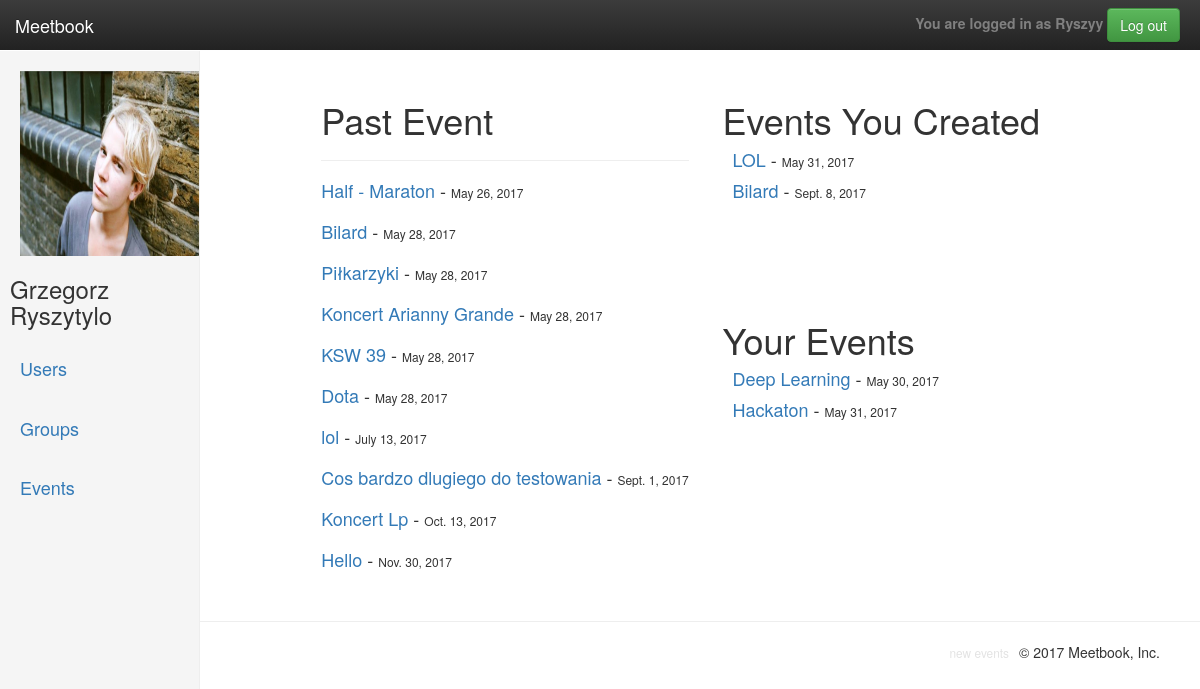
/past_events (signed in), run on an earlier commit of the app's database.
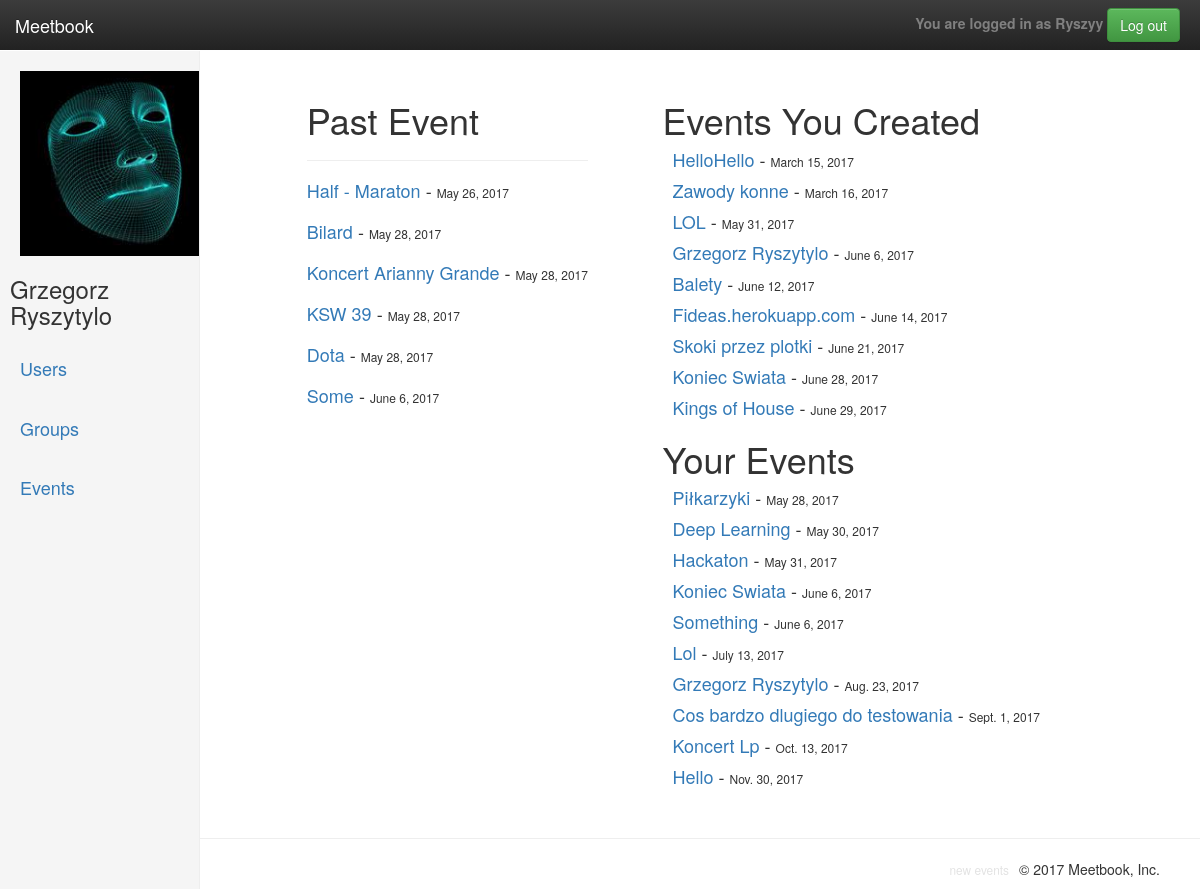
And on a later commit of the database.
### profiles/models.py (models this page shows, shortened)
class UserProfile(models.Model):
    user_auth = models.OneToOneField(User, primary_key=True, on_delete=models.CASCADE)
    location = models.ForeignKey(Location, null=True, blank=True, on_delete=models.CASCADE)
    slug = models.SlugField(blank=True)
    picture = models.ImageField(upload_to=upload_location, null=True, blank=True)
    friends = models.ManyToManyField('self',
                                     blank=True)
    pending = models.ManyToManyField('self',
                                     blank=True,
                                     through="Invite",
                                     through_fields=('r_to', 'r_from'),
                                     symmetrical=False)
    bio = models.TextField(blank=True, null=True)
    time = models.ManyToManyField("profiles.FreeTime",
                                  blank=True)

class Event(models.Model):
    name = models.CharField(max_length=120)
    location = models.ForeignKey(Location)
    date = models.DateTimeField(auto_now=False, auto_now_add=False, blank=True, null=True)
    intrest = models.ForeignKey(Intrest)
    members = models.ManyToManyField(UserProfile, blank=True)
    slug = models.SlugField(blank=True)
    creator = models.ForeignKey(UserProfile, related_name="creator", blank=True, null=True)
    group = models.ForeignKey(GroupProfile, blank=True, null=True)
    cost = models.IntegerField(blank=True, null=True)
    def __str__(self):
        return self.name

### profiles/views/cbv/event_crud.py (the view)
# urls.py: url(r'^past_events$', PastEventsList.as_view(), name="past_events"),
class PastEventsList(ListView):
    model = Event
    template_name = 'past_events.html'
    context_object_name = 'events_list'
    def get_context_data(self, **kwargs):
        context = super(PastEventsList, self).get_context_data(**kwargs)
        profile = UserProfile.objects.get(user_auth=self.request.user)
        events = Event.objects.filter(date__lte=datetime.date.fromordinal(datetime.date.today().toordinal() - 3)).exclude(members=profile).exclude(creator=profile).order_by('date')
        created_events = Event.objects.filter(Q(creator=profile) , Q(date__lte=datetime.date.fromordinal(datetime.date.today().toordinal() - 3))).order_by('date')
        member_of_event = Event.objects.filter(Q(members=profile) , Q(date__lte=datetime.date.fromordinal(datetime.date.today().toordinal() - 3))).exclude(creator=profile).order_by('date')
        context['events_list'] = events
        context['member_of_event'] = member_of_event
        context['profile'] = profile
        context['created_events'] = created_events
        return context

### templates/past_events.html
{% extends "basebase.html" %}
{% load crispy_forms_tags %}
{% load humanize %}
{% block sidepicture %}
	{% if user.is_authenticated %}
		{% if profile.picture %}
			<a href="{% url 'user_detail' profile.slug %}"><img src="{{ profile.picture.url }}" width="185" height="185"></a>
		{% else %}
			<a href="{% url 'user_detail' profile.slug %}"><img src="\media\default\defaultuser.png" width="185" height="185"></a>
		{% endif %}
	{% endif %}
{% endblock %}
{% block content %}
	<div class="col-md-12 col-md-offset-2">
		<h1>Past Event</h1>
		<hr>
		<ul style="padding-left: 0px;list-style-type: none; float: left">
			{% for event in events_list %}
				<li><h4 style="display: inline"><a href="{% url 'event_detail' event.slug %}">{{event}}</a> - </h4>
				<h6 style="display: inline">{{event.date|naturalday}}</h6></li>
			<br>
		{% endfor %}
	</ul>
</div>
{% endblock %}
{% block friends %}
<div style="margin-top: 10px; float: right; padding: 20px ; margin-right: 140px">
	<h1>Events You Created</h1>
	<div style="padding-left: 10px; min-height: 150px">
		{% for event in created_events %}
			<p><h4 style="display: inline"><a href="{% url 'event_detail' event.slug %}">{{event|capfirst}}</a> - </h4><h6 style="display: inline">
			{% if event.date|naturalday == 'today' %}
				{% if 'ago' in event.date|naturaltime %}
					started {{event.date|naturaltime}}
				{% endif %}
			{% else %}
				{{event.date|naturalday}}
			{% endif %}
		</h6></p>
	{% endfor %}
</div>
<h1>Your Events</h1>
<div style="padding-left: 10px;">
	{% for event in member_of_event %}
		<p><h4 style="display: inline"><a href="{% url 'event_detail' event.slug %}">{{event|capfirst}}</a> - </h4><h6 style="display: inline">
		{% if event.date|naturalday == 'today' %}
			{% if 'ago' in event.date|naturaltime %}
				started {{event.date|naturaltime}}
			{% endif %}
		{% else %}
			{{event.date|naturalday}}
		{% endif %}
	</h6></p>
{% endfor %}
</div>
</div>
{% endblock %}
{% block footer %}
<li style="float: right; padding-right: 10px;"><small><a id="footer" href="{% url 'events_list' %}">new events</a></small></li>
{% endblock %}

What changed in the data, as far as the page shows it:
no longer on this page (row edited): Event: name "Bilard", date "Sept. 8, 2017", shown under "Events You Created"
changed UserProfile: picture: a different picture
added Event: name "Some", date "June 6, 2017", shown under "Past Event"
added Event: name "HelloHello", date "March 15, 2017", shown under "Events You Created"
added Event: name "Zawody konne", date "March 16, 2017", shown under "Events You Created"
added Event: name "Grzegorz Ryszytylo", date "June 6, 2017", shown under "Events You Created"
added Event: name "Balety", date "June 12, 2017", shown under "Events You Created"
added Event: name "Fideas.herokuapp.com", date "June 14, 2017", shown under "Events You Created"
added Event: name "Skoki przez plotki", date "June 21, 2017", shown under "Events You Created"
added Event: name "Koniec Swiata", date "June 28, 2017", shown under "Events You Created"
added Event: name "Kings of House", date "June 29, 2017", shown under "Events You Created"
shown differently, row unchanged: Event "Piłkarzyki": moves from the list under "Past Event" to the list under "Your Events"
added Event: name "Koniec Swiata", date "June 6, 2017", shown under "Your Events"
added Event: name "Something", date "June 6, 2017", shown under "Your Events"
shown differently, row unchanged: Event: moves from the list under "Past Event" to the list under "Your Events"
added Event: name "Grzegorz Ryszytylo", date "Aug. 23, 2017", shown under "Your Events"
shown differently, row unchanged: Event "Cos bardzo dlugiego do testowania": moves from the list under "Past Event" to the list under "Your Events"
shown differently, row unchanged: Event "Koncert Lp": moves from the list under "Past Event" to the list under "Your Events"
shown differently, row unchanged: Event "Hello": moves from the list under "Past Event" to the list under "Your Events"
